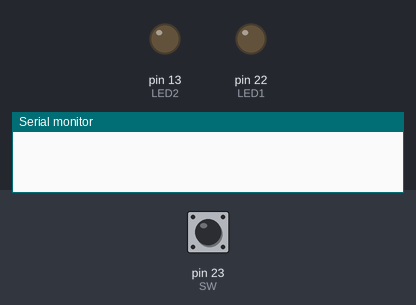
A sketch run on a simulated Arduino Mega 2560, built with avr-gcc and run on an emulated ATmega2560. Shown: output pins drawn as LEDs (lit = HIGH), the last lines printed to the serial monitor. The test bench sets the inputs (shaded band); at power-on: pin 23 (SW) HIGH.

Above: at 1.2 s.
1.3 s: pin 23 (SW) pulled LOW for 1 s
At 2.3 s:
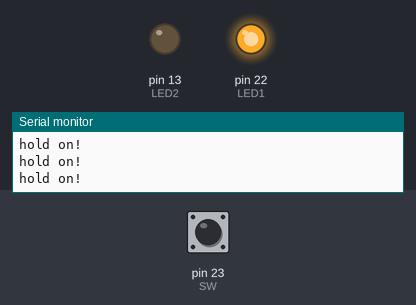
3.8 s: pin 23 (SW) pulled LOW for 0.15 s
At 4.5 s:
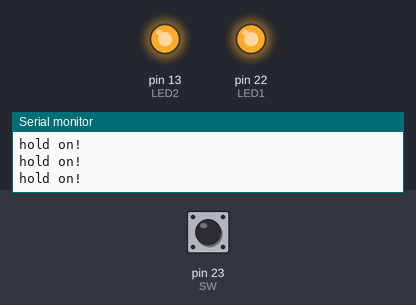
5.4 s: pin 23 (SW) pulled LOW for 3.2 s
At 6.6 s:
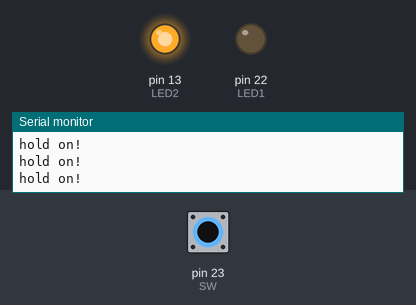
Timing chart, 0 to 8.4 s (numbered marks = the images above; inputs shaded):
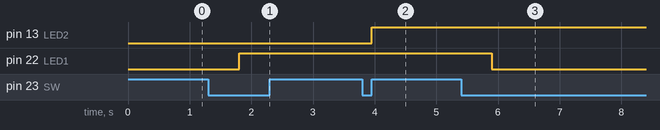

Measured:
- after the input at 1.3 s, pin 22 (LED1): LOW → HIGH after 0.50 s
- after the input at 3.8 s, pin 13 (LED2): LOW → HIGH after 0.15 s
- after the input at 5.4 s, pin 22 (LED1): HIGH → LOW after 0.50 s

The sketch:

diy3-1.ino
```cpp
const byte LED1 = 22;
const byte LED2 = LED_BUILTIN;
const byte SW = 23;

bool LED1State = false;
bool LED2State = false;

const bool ON = LOW;
uint32_t pressTime = 0;
uint8_t debounceTime = 30;
uint16_t longPressTime = 500;
uint32_t lastHoldTime = 0;
uint8_t holdTime = 200;

bool isPressed = false;
bool isLongPressed = false;

void checkSwitch() {
  if (digitalRead(SW) == LOW) {
    if (isPressed == false) {
      isPressed = true;
      pressTime = millis();
    }

    if ((millis() - pressTime > longPressTime) && (isLongPressed == false)) {
      isLongPressed = true;
      LED1State = !LED1State;
      digitalWrite(LED1, LED1State);
    }

    if (isLongPressed == true && (millis() - lastHoldTime >= holdTime)) {
      Serial.println("hold on!");
      lastHoldTime = millis();
    }

  } else {
    if (isPressed == true) {
      if (isLongPressed == true) {
        isLongPressed = false;
        lastHoldTime = 0;
      } else if ((millis() - pressTime) > debounceTime) {
        LED2State = !LED2State;
        digitalWrite(LED2, LED2State);
      }
      isPressed = false;
    }
  }
}

void setup() {
  Serial.begin(115200);
  pinMode(LED1, OUTPUT);
  pinMode(LED2, OUTPUT);
  pinMode(SW, INPUT_PULLUP);
}

void loop() {
  checkSwitch();
}
```
